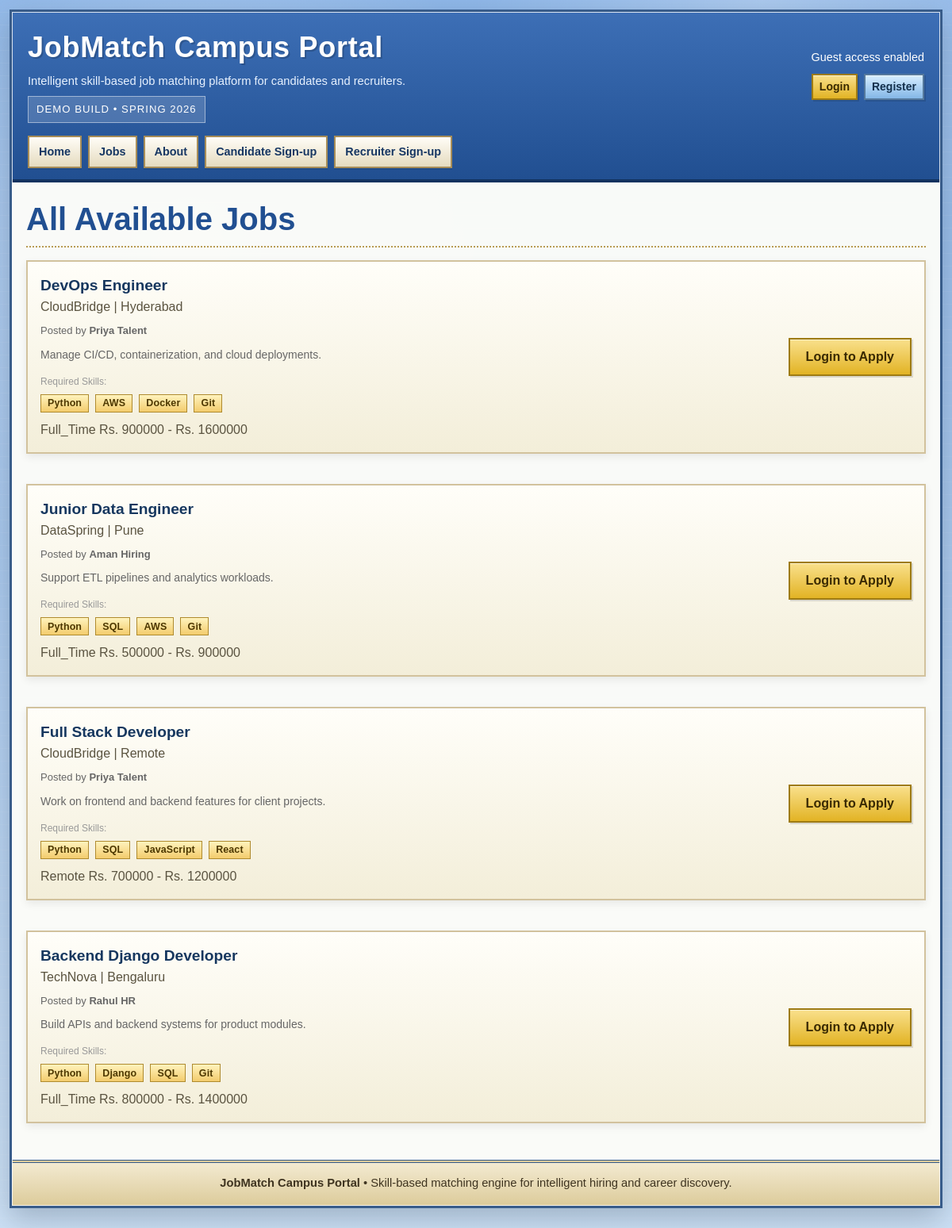
Screenshot of /jobs/ with the database file from the repository.
### jobs/models.py (models this page shows, shortened)
class Job(models.Model):
    company = models.ForeignKey(Company, on_delete=models.PROTECT)
    created_by = models.ForeignKey(RecruiterProfile, null=True, blank=True, on_delete=models.SET_NULL)
    title = models.CharField(max_length=150, null=False)
    description = models.TextField()
    job_choice = [
        ('remote','Remote'),
        ('full_time','Full Time')
    ]
    job_type = models.CharField(max_length=20, choices=job_choice, default='full_time')
    location = models.CharField(max_length=100)
    salary_min = models.PositiveIntegerField(null=True, blank=True)
    salary_max = models.PositiveIntegerField(null=True, blank=True)
    application_deadline = models.DateField(null=True, blank=True)
    is_active = models.BooleanField(default=True)
    created_at = models.DateTimeField(auto_now_add=True)
    updated_at = models.DateTimeField(auto_now=True)
    def get_salary(self):
        salary_min = self.salary_min
        salary_max = self.salary_max
        if salary_min is not None and salary_max is not None:
            return f'Rs. {salary_min} - Rs. {salary_max}'
        if salary_max is not None:
            return f'upto Rs.{salary_max}'
        else:
            return f'No mention'
    class Meta:
        ordering = ['-created_at']
        indexes = [
            models.Index(fields=['company']),
            models.Index(fields=['created_by']),
            models.Index(fields=['is_active']),
            models.Index(fields=['created_at']),
        ]

### companies/models.py (models this page shows, shortened)
class Company(models.Model):
    name = models.CharField(max_length=100, unique=True)
    city = models.CharField(max_length=40)
    description = models.TextField()
    website = models.URLField(blank=True)
    contact_email = models.EmailField(blank=True)
    contact_phone = models.CharField(max_length=20, blank=True)
    created_at = models.DateTimeField(auto_now_add=True)
    updated_at = models.DateTimeField(auto_now=True)
    class Meta:
        ordering = ["name"]
        indexes = [
            models.Index(fields=["name"]),
            models.Index(fields=["city"]),
        ]

class RecruiterProfile(models.Model):
    user = models.OneToOneField(User, on_delete=models.CASCADE)
    name = models.CharField(max_length=50)
    company = models.ForeignKey(Company, on_delete=models.CASCADE)
    phone = models.CharField(max_length=20, blank=True)
    is_active = models.BooleanField(default=True)
    class Meta:
        ordering = ["name"]
        indexes = [
            models.Index(fields=["user"]),
            models.Index(fields=["company"]),
        ]

### core/models.py (models this page shows, shortened)
class Skill(models.Model):
    name = models.CharField(max_length = 100, unique=True)

### jobs/views.py (the view, shortened to what this page needs)
# urls.py: path("jobs/", views.job_list, name="job_list"),
def job_list(request):
    jobs = Job.objects.filter(is_active=True).select_related("company", "created_by").order_by("-created_at")
    candidate = None
    candidate_skill_names = []
    match_scores = {}
    applied_jobs = set()
    if request.user.is_authenticated:
        candidate = CandidateProfile.objects.filter(user=request.user).first()
    job_ids = [job.id for job in jobs]
    required_skills_map = {}
    for job_skill in JobSkill.objects.filter(job_id__in=job_ids).select_related("skill"):
        required_skills_map.setdefault(job_skill.job_id, []).append(job_skill.skill.name)
    job_cards = [
        {
            "job": job,
            "score": match_scores.get(job.id),
            "required_skills": required_skills_map.get(job.id, []),
            "already_applied": job.id in applied_jobs,
        }
        for job in jobs
    ]
    return render(request, "jobs/job_list.html", {
        "job_cards": job_cards,
        "candidate": candidate,
        "candidate_skill_names": candidate_skill_names,
    })

### accounts/context_processors.py (called while the page is built)
def current_user_role(request):
    role = None
    if request.user.is_authenticated:
        if RecruiterProfile.objects.filter(user=request.user).exists():
            role = "recruiter"
        elif CandidateProfile.objects.filter(user=request.user).exists():
            role = "candidate"
    return {"current_user_role": role}

### jobs/templates/jobs/job_list.html (shortened to what this page needs)
{% extends "base.html" %}
{% block content %}
<div class="page-title d-flex justify-content-between align-items-center flex-wrap gap-2">
    {% if candidate %}
        <h1>Top Matched Jobs For You</h1>
    {% else %}
        <h1>All Available Jobs</h1>
    {% endif %}
</div>
{% if job_cards %}
    <div style="display: flex; flex-direction: column; gap: 20px;">
        {% for card in job_cards %}
            {% with job=card.job %}
            <div class="job-card">
                <div style="display: flex; justify-content: space-between; gap: 15px; flex-wrap: wrap;">
                    <div style="flex: 1; min-width: 250px;">
                        <div class="job-title">{{ job.title }}</div>
                        <div class="job-company">{{ job.company.name }} | {{ job.location }}</div>
                        <p style="font-size: 13px; color: #666; margin: 8px 0;">Posted by <strong>{{ job.created_by.name }}</strong></p>
                        <p style="color: #666; font-size: 14px; margin: 10px 0; line-height: 1.5;">{{ job.description|truncatechars:200 }}</p>
                        <div style="margin: 10px 0;">
                            <span style="font-size: 12px; color: #999;">Required Skills:</span>
                            <div style="display: flex; flex-wrap: wrap; gap: 8px; margin-top: 5px;">
                                {% if card.required_skills %}
                                    {% for skill in card.required_skills %}
                                        <span class="badge badge-info">{{ skill }}</span>
                                    {% endfor %}
                                {% else %}
                                    <span style="color: #999; font-size: 12px;">Not specified</span>
                                {% endif %}
                            </div>
                        </div>
                        <div class="job-meta">
                            <span>{{ job.job_type|title }}</span>
                            <span>{{ job.get_salary }}</span>
                        </div>
                    </div>
                    <div style="display: flex; flex-direction: column; gap: 10px; justify-content: center;">
                        {% if current_user_role == 'candidate' %}
                            {% if card.already_applied %}
                                <div class="btn btn-info" style="text-align: center; padding: 10px 20px; background: linear-gradient(180deg, #ffd7b0, #f28f42) !important; border-color: #ae5e19 !important; color: #4b2200 !important; opacity: 0.7; cursor: default;">Applied</div>
                            {% else %}
                                <a href="{% url 'apply_job' job.id %}" class="btn btn-success" style="text-align: center; padding: 10px 20px;">Apply Now</a>
                            {% endif %}
                            <a href="{% url 'candidate_matches' candidate.id %}" class="btn btn-info" style="text-align: center; padding: 10px 20px;">View Match</a>
                        {% elif current_user_role == 'recruiter' %}
                            <a href="{% url 'recruiter_jobs' %}" class="btn btn-warning" style="text-align: center; padding: 10px 20px;">Go to Dashboard</a>
                        {% else %}
                            <a href="{% url 'login' %}" class="btn btn-primary" style="text-align: center; padding: 10px 20px;">Login to Apply</a>
                        {% endif %}
                    </div>
                </div>
            </div>
            {% endwith %}
        {% endfor %}
    </div>
{% endif %}
{% endblock %}

### templates/base.html (style rules this page uses)
:root { --ink: #1d2a35; --navy: #204a87; --sky: #d7e7ff; --panel: #fffdf5; --panel-edge: #c8bda0; --accent: #f4b400; --accent-2: #d94f4f; --shadow: rgba(27, 44, 61, 0.25); }
* { box-sizing: border-box; }
body { margin: 0; font-family: Verdana, Arial, Helvetica, sans-serif; color: var(--ink); background: radial-gradient(circle at 20% 20%, rgba(255,255,255,0.35), transparent 28%), radial-gradient(circle at 80% 0%, rgba(255,255,255,0.25), transparent 20%), linear-gradient(180deg, #8fb7e8 0%, #cde1f6 100%); background-attachment: fixed; line-height: 1.5; }
body::before { content: ""; position: fixed; inset: 0; pointer-events: none; background-image: linear-gradient(transparent 0 96%, rgba(255,255,255,0.18) 96% 100%); background-size: 100% 16px; opacity: 0.35; }
a { color: #214f91; }
.btn, .btn-primary, .btn-success, .btn-warning, .btn-danger, .btn-info, .btn-outline-secondary, .btn-outline-primary, .btn-outline-success, .btn-outline-danger { border-radius: 0 !important; border-width: 2px !important; font-weight: 700 !important; box-shadow: inset 0 1px 0 rgba(255,255,255,0.55), 2px 2px 0 rgba(0,0,0,0.12); text-transform: none; }
.btn-primary, .btn-success, .btn-warning, .btn-danger, .btn-info { color: #fff !important; }
.btn-primary { background: linear-gradient(180deg, #f9e08c, #e2b324); border-color: #9e7b13 !important; color: #3a2a00 !important; }
.badge { border-radius: 0 !important; border: 1px solid rgba(0,0,0,0.12); font-size: 0.78rem; letter-spacing: 0.01em; background: linear-gradient(180deg, #fff3bd, #f3cc6d) !important; color: #4d3800 !important; border-color: #af8b2f !important; font-weight: 700; }
.badge-info { background: linear-gradient(180deg, #fff3bd, #f3cc6d) !important; color: #4d3800 !important; border-color: #af8b2f !important; }
.page-title { padding: 4px 0 10px; margin-bottom: 16px; border-bottom: 2px dotted #b89c54; }
.page-title h1, .page-title h2 { margin: 0; font-weight: 800; color: #214f91; }
.hero-box, .info-box, .stat-box, .job-card { background: linear-gradient(180deg, #fffef9, #f3eed9); border: 2px solid #d2c29d; box-shadow: inset 0 1px 0 #fff, 0 4px 10px rgba(0,0,0,0.08); }
.job-card { padding: 16px; margin-bottom: 18px; }
.job-title { font-size: 1.2rem; font-weight: 800; color: #16375f; }
.job-company, .job-meta, .muted-note { color: #5a5340; }

### rows the page displays
Job: job "DevOps Engineer", job.company.name "CloudBridge", job.location "Hyderabad", job.created_by.name "Priya Talent", job.description "Manage CI/CD, containerization, and cloud deployments.", job.job_type "Full_Time", job.get_salary "Rs. 900000 - Rs. 1600000"
Skill: required_skills "Python" "Python" "Python" "Python"
Skill: required_skills "AWS" "AWS"
Skill: required_skills "Docker"
Skill: required_skills "Git" "Git" "Git"
Job: job "Junior Data Engineer", job.company.name "DataSpring", job.location "Pune", job.created_by.name "Aman Hiring", job.description "Support ETL pipelines and analytics workloads.", job.job_type "Full_Time", job.get_salary "Rs. 500000 - Rs. 900000"
Skill: required_skills "SQL" "SQL" "SQL"
Job: job "Full Stack Developer", job.company.name "CloudBridge", job.location "Remote", job.created_by.name "Priya Talent", job.description "Work on frontend and backend features for client projects.", job.job_type "Remote", job.get_salary "Rs. 700000 - Rs. 1200000"
Skill: required_skills "JavaScript"
Skill: required_skills "React"
Job: job "Backend Django Developer", job.company.name "TechNova", job.location "Bengaluru", job.created_by.name "Rahul HR", job.description "Build APIs and backend systems for product modules.", job.job_type "Full_Time", job.get_salary "Rs. 800000 - Rs. 1400000"
Skill: required_skills "Django"
